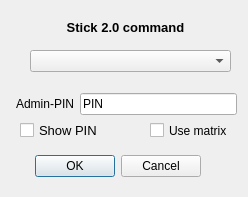
<?xml version="1.0" encoding="UTF-8"?>
<ui version="4.0">
 <class>Stick20Dialog</class>
 <widget class="QDialog" name="Stick20Dialog">
  <property name="geometry">
   <rect>
    <x>0</x>
    <y>0</y>
    <width>248</width>
    <height>197</height>
   </rect>
  </property>
  <property name="windowTitle">
   <string>Stick 2.0</string>
  </property>
  <property name="windowIcon">
   <iconset resource="../resources.qrc">
    <normaloff>:/images/CS_icon.png</normaloff>:/images/CS_icon.png</iconset>
  </property>
  <widget class="QDialogButtonBox" name="buttonBox">
   <property name="geometry">
    <rect>
     <x>30</x>
     <y>150</y>
     <width>171</width>
     <height>32</height>
    </rect>
   </property>
   <property name="orientation">
    <enum>Qt::Horizontal</enum>
   </property>
   <property name="standardButtons">
    <set>QDialogButtonBox::Cancel|QDialogButtonBox::Ok</set>
   </property>
  </widget>
  <widget class="QComboBox" name="comboBox">
   <property name="geometry">
    <rect>
     <x>30</x>
     <y>50</y>
     <width>201</width>
     <height>22</height>
    </rect>
   </property>
  </widget>
  <widget class="QLabel" name="label_2">
   <property name="geometry">
    <rect>
     <x>40</x>
     <y>20</y>
     <width>171</width>
     <height>16</height>
    </rect>
   </property>
   <property name="font">
    <font>
     <pointsize>10</pointsize>
     <weight>75</weight>
     <bold>true</bold>
    </font>
   </property>
   <property name="text">
    <string>&lt;html&gt;&lt;head/&gt;&lt;body&gt;&lt;p align=&quot;center&quot;&gt;Stick 2.0 command&lt;/p&gt;&lt;/body&gt;&lt;/html&gt;</string>
   </property>
  </widget>
  <widget class="QWidget" name="layoutWidget">
   <property name="geometry">
    <rect>
     <x>16</x>
     <y>90</y>
     <width>221</width>
     <height>29</height>
    </rect>
   </property>
   <layout class="QHBoxLayout" name="horizontalLayout">
    <item>
     <widget class="QLabel" name="label">
      <property name="text">
       <string>&lt;html&gt;&lt;head/&gt;&lt;body&gt;&lt;p&gt;Admin-PIN&lt;/p&gt;&lt;/body&gt;&lt;/html&gt;</string>
      </property>
      <property name="alignment">
       <set>Qt::AlignRight|Qt::AlignTrailing|Qt::AlignVCenter</set>
      </property>
     </widget>
    </item>
    <item>
     <widget class="QLineEdit" name="PasswordEdit">
      <property name="inputMethodHints">
       <set>Qt::ImhHiddenText|Qt::ImhNoAutoUppercase|Qt::ImhNoPredictiveText</set>
      </property>
      <property name="text">
       <string>PIN</string>
      </property>
     </widget>
    </item>
   </layout>
  </widget>
  <widget class="QCheckBox" name="checkBox">
   <property name="geometry">
    <rect>
     <x>20</x>
     <y>120</y>
     <width>121</width>
     <height>21</height>
    </rect>
   </property>
   <property name="font">
    <font>
     <pointsize>10</pointsize>
     <weight>50</weight>
     <italic>false</italic>
     <bold>false</bold>
    </font>
   </property>
   <property name="text">
    <string>Show PIN</string>
   </property>
  </widget>
  <widget class="QCheckBox" name="checkBox_Matrix">
   <property name="geometry">
    <rect>
     <x>150</x>
     <y>120</y>
     <width>91</width>
     <height>21</height>
    </rect>
   </property>
   <property name="font">
    <font>
     <pointsize>9</pointsize>
     <weight>50</weight>
     <italic>false</italic>
     <bold>false</bold>
    </font>
   </property>
   <property name="text">
    <string>Use matrix</string>
   </property>
  </widget>
 </widget>
 <resources>
  <include location="../resources.qrc"/>
 </resources>
 <connections>
  <connection>
   <sender>buttonBox</sender>
   <signal>accepted()</signal>
   <receiver>Stick20Dialog</receiver>
   <slot>accept()</slot>
   <hints>
    <hint type="sourcelabel">
     <x>248</x>
     <y>254</y>
    </hint>
    <hint type="destinationlabel">
     <x>157</x>
     <y>274</y>
    </hint>
   </hints>
  </connection>
  <connection>
   <sender>buttonBox</sender>
   <signal>rejected()</signal>
   <receiver>Stick20Dialog</receiver>
   <slot>reject()</slot>
   <hints>
    <hint type="sourcelabel">
     <x>316</x>
     <y>260</y>
    </hint>
    <hint type="destinationlabel">
     <x>286</x>
     <y>274</y>
    </hint>
   </hints>
  </connection>
 </connections>
</ui>
